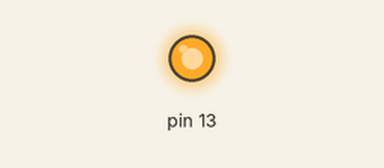
This sketch was run on a simulated Arduino Uno, built with avr-gcc and run on an emulated ATmega328P. Shown: output pins drawn as LEDs (lit = HIGH).

Above: at 2.0 s.
At 5.0 s:
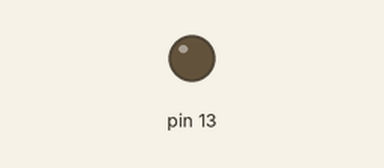
Timing chart, 0 to 7.8 s (numbered marks = the images above):
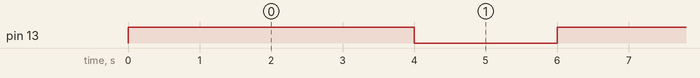

The sketch:

Aurdion_02.ino
```cpp
void setup() {
 Serial.begin(96500);

  pinMode(13,OUTPUT);
}

void loop(){

  digitalWrite(13,HIGH);
  delay(4000);
  digitalWrite(13,LOW);
  delay(2000);

}
```

Measured:
- by itself, pin 13: alternates HIGH for 4.0 s and LOW for 2.0 s
